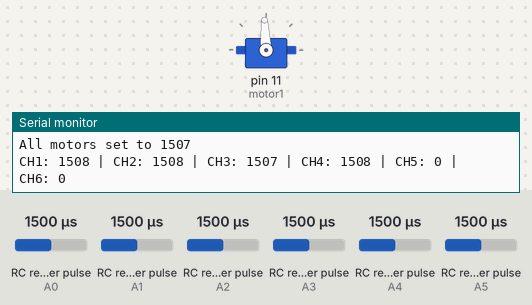
Bench run of a sketch on a simulated Arduino Uno, built with avr-gcc and run on an emulated ATmega328P. On the bench: servo, the last lines printed to the serial monitor. Wiring (inferred from the names in the program): 6 × RC receiver channel: data A0 / data A1 / data A2 / data A3 / data A4 / data A5. The test bench sets the inputs (shaded band); at power-on: RC receiver pulse (sensors on A5, A0, A1, A2, A3, A4) 1500 µs.

Above: at 6.2 s.
6.3 s: RC receiver pulse (sensor on A5) set to 1686 µs
9.3 s: RC receiver pulse (sensor on A5) set to 1715 µs
At 9.8 s:
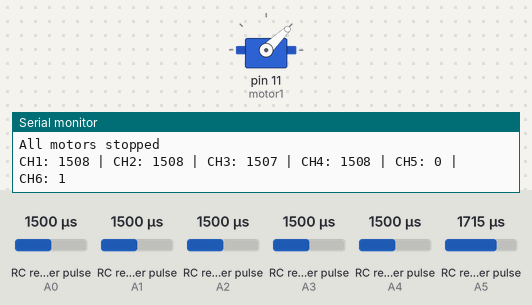
Timing chart, 0 to 12.3 s (numbered marks = the images above; inputs shaded):
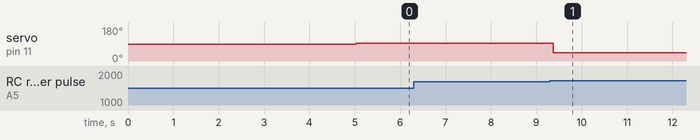

The sketch:

transmitter_test.ino
```cpp
#include <Servo.h>

const int ch1 = A0; // Connect to receiver channel 1 (pin 8)
const int ch2 = A1; // Connect to receiver channel 2 (pin 7)
const int ch3 = A2; // Connect to receiver channel 3 (pin 5)
const int ch4 = A3; // Connect to receiver channel 4 (pin 4)
const int ch5 = A4; // Connect to receiver channel 5 (pin 3)
const int ch6 = A5; // Connect to receiver channel 6 (pin 2)

// Variables to store control values
int roll;
int pitch;
int throttle;
int yaw;
int auto_manual;
int kill;


Servo motor1, motor2, motor3, motor4;
const int MIN_THROTTLE = 1000;
const int MAX_THROTTLE = 2000;

int pwm1;
int pwm2;
int pwm3;
int pwm4;
int pwm5;
int pwm6;

void setup() {
Serial.begin(9600); // Start serial communication
pinMode(ch1, INPUT);
pinMode(ch2, INPUT);
pinMode(ch3, INPUT);
pinMode(ch4, INPUT);
pinMode(ch5, INPUT);
pinMode(ch6, INPUT);
motor1.attach(11);
 // motor2.attach(9);
 // motor3.attach(10);
 // motor4.attach(11);
 delay(5000);

}

void loop() {
// Read raw microsecond values

pwm1 = pulseIn(ch1, HIGH);
pwm2 = pulseIn(ch2, HIGH);
pwm3 = pulseIn(ch3, HIGH);
pwm4 = pulseIn(ch4, HIGH);
pwm5 = pulseIn(ch5, HIGH);
pwm6 = pulseIn(ch6, HIGH);
// Map values from microseconds (995-1991) to 0-255 range
roll = map(pwm1, 995, 1991, 1000, 2000);
pitch = map(pwm2, 995, 1991, 1000, 2000);
throttle = map(pwm3, 998, 1989, 1000, 2000);
yaw = map(pwm4, 995, 1991, 1000, 2000);
auto_manual = map(pwm5, 995, 1991, 0, 100);
kill = map(pwm6, 995, 1991, 0, 100);

    if (kill>70){
      kill = 1;
    }else{
      kill = 0;
    }

    if (auto_manual>50){
      auto_manual = 1;
    }else{
      auto_manual = 0;
    }

    if (kill){
      stopAllMotors();
    }else{
      if (!auto_manual ) {
        setAllMotors(throttle);
      } else {
        setMotorSpeed(1, throttle);
      }
    }


// Print mapped values

Serial.print("CH1: "); Serial.print(roll);
Serial.print(" | CH2: "); Serial.print(pitch);
Serial.print(" | CH3: "); Serial.print(throttle);
Serial.print(" | CH4: "); Serial.print(yaw);
Serial.print(" | CH5: "); Serial.print(auto_manual);
Serial.print(" | CH6: "); Serial.println(kill);
Serial.println("");
delay(100);
}

void setMotorSpeed(int motorNumber, int value) {
  value = constrain(value, MIN_THROTTLE, MAX_THROTTLE);
  switch(motorNumber) {
    case 1: motor1.writeMicroseconds(value); break;
    case 2: motor2.writeMicroseconds(value); break;
    case 3: motor3.writeMicroseconds(value); break;
    case 4: motor4.writeMicroseconds(value); break;
  }
  Serial.print("Motor ");
  Serial.print(motorNumber);
  Serial.print(" set to ");
  Serial.println(value);
}


void setAllMotors(int value) {
  value = constrain(value, MIN_THROTTLE, MAX_THROTTLE);
  motor1.writeMicroseconds(value);
  motor2.writeMicroseconds(value);
  motor3.writeMicroseconds(value);
  motor4.writeMicroseconds(value);
  Serial.print("All motors set to ");
  Serial.println(value);
}


void stopAllMotors() {
  setAllMotors(MIN_THROTTLE);
  Serial.println("All motors stopped");
}
```

Measured:
- the behaviour switches between 1701 and 1702 µs on RC receiver pulse (sensor on A5) (found by bisection; images 0 and 1)
- after the input at 9.3 s, servo on pin 11 (motor1): 93° → 44° after 0.07 s
